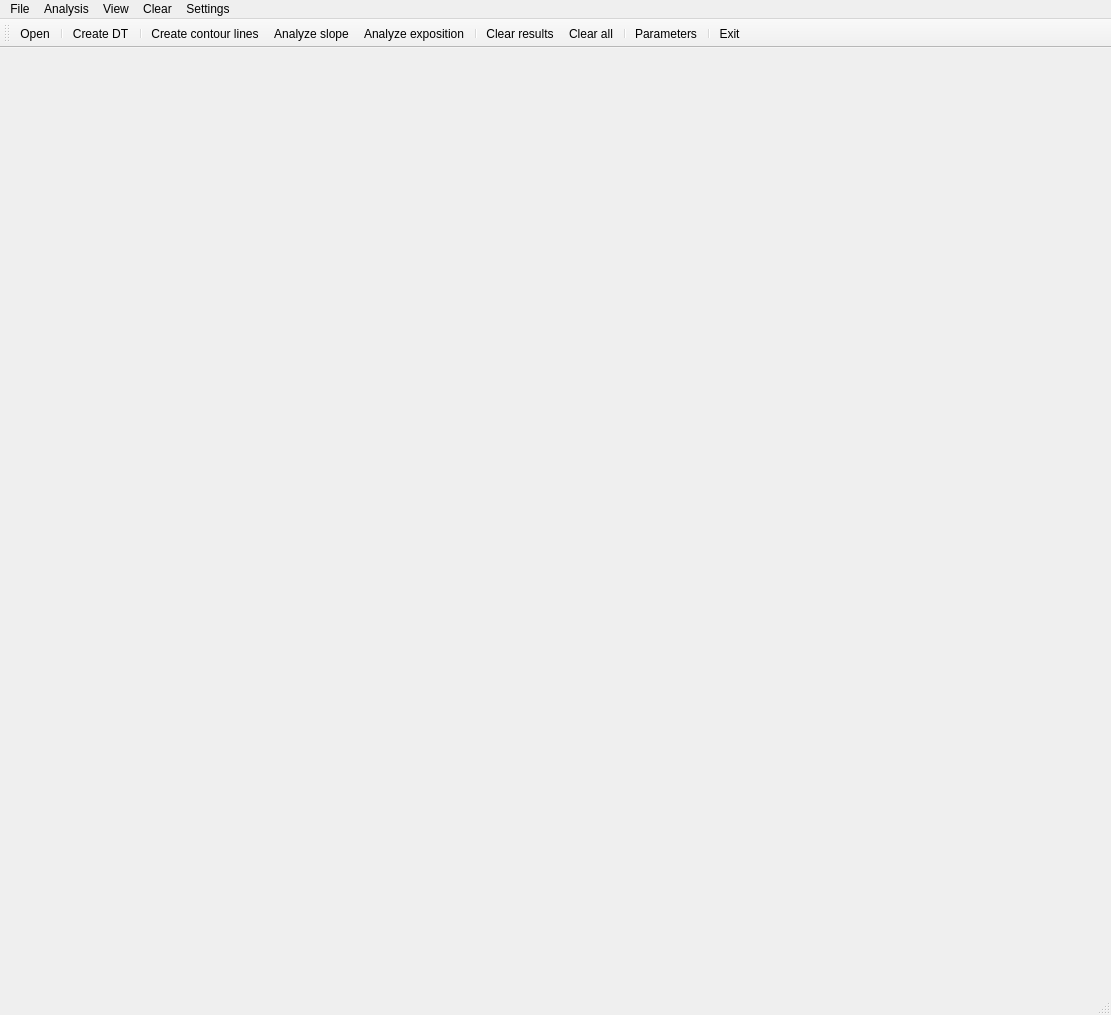
<?xml version="1.0" encoding="UTF-8"?>
<ui version="4.0">
 <class>MainWindow</class>
 <widget class="QMainWindow" name="MainWindow">
  <property name="geometry">
   <rect>
    <x>0</x>
    <y>0</y>
    <width>1111</width>
    <height>1015</height>
   </rect>
  </property>
  <property name="windowTitle">
   <string>DTM Analysis</string>
  </property>
  <widget class="QWidget" name="centralwidget">
   <layout class="QHBoxLayout" name="horizontalLayout">
    <item>
     <widget class="Draw" name="Canvas" native="true"/>
    </item>
   </layout>
  </widget>
  <widget class="QMenuBar" name="menubar">
   <property name="geometry">
    <rect>
     <x>0</x>
     <y>0</y>
     <width>1111</width>
     <height>26</height>
    </rect>
   </property>
   <widget class="QMenu" name="menuFile">
    <property name="title">
     <string>File</string>
    </property>
    <addaction name="actionOpen"/>
    <addaction name="separator"/>
    <addaction name="actionExit"/>
   </widget>
   <widget class="QMenu" name="menuAnalysis">
    <property name="title">
     <string>Analysis</string>
    </property>
    <addaction name="actionCreate_DT"/>
    <addaction name="separator"/>
    <addaction name="actionCreateContouLines"/>
    <addaction name="actionAnalyzeSlope"/>
    <addaction name="actionAnalyzeExposition"/>
   </widget>
   <widget class="QMenu" name="menuView">
    <property name="title">
     <string>View</string>
    </property>
    <addaction name="actionDT"/>
    <addaction name="actionContour_lines_2"/>
    <addaction name="actionSlope"/>
    <addaction name="actionExposition"/>
   </widget>
   <widget class="QMenu" name="menuClear">
    <property name="title">
     <string>Clear</string>
    </property>
    <addaction name="actionClear_results"/>
    <addaction name="separator"/>
    <addaction name="actionClear_all"/>
   </widget>
   <widget class="QMenu" name="menuSettings">
    <property name="title">
     <string>Settings</string>
    </property>
    <addaction name="actionParameters"/>
   </widget>
   <addaction name="menuFile"/>
   <addaction name="menuAnalysis"/>
   <addaction name="menuView"/>
   <addaction name="menuClear"/>
   <addaction name="menuSettings"/>
  </widget>
  <widget class="QStatusBar" name="statusbar"/>
  <widget class="QToolBar" name="toolBar">
   <property name="windowTitle">
    <string>toolBar</string>
   </property>
   <attribute name="toolBarArea">
    <enum>TopToolBarArea</enum>
   </attribute>
   <attribute name="toolBarBreak">
    <bool>false</bool>
   </attribute>
   <addaction name="actionOpen"/>
   <addaction name="separator"/>
   <addaction name="actionCreate_DT"/>
   <addaction name="separator"/>
   <addaction name="actionCreateContouLines"/>
   <addaction name="actionAnalyzeSlope"/>
   <addaction name="actionAnalyzeExposition"/>
   <addaction name="separator"/>
   <addaction name="actionClear_results"/>
   <addaction name="actionClear_all"/>
   <addaction name="separator"/>
   <addaction name="actionParameters"/>
   <addaction name="separator"/>
   <addaction name="actionExit"/>
  </widget>
  <action name="actionOpen">
   <property name="icon">
    <iconset resource="image.qrc">
     <normaloff>:/images/icons/open_file.png</normaloff>:/images/icons/open_file.png</iconset>
   </property>
   <property name="text">
    <string>Open</string>
   </property>
   <property name="toolTip">
    <string>Open file</string>
   </property>
  </action>
  <action name="actionExit">
   <property name="icon">
    <iconset resource="image.qrc">
     <normaloff>:/images/icons/exit.png</normaloff>:/images/icons/exit.png</iconset>
   </property>
   <property name="text">
    <string>Exit</string>
   </property>
   <property name="toolTip">
    <string>Exit application</string>
   </property>
   <property name="shortcut">
    <string>Backspace</string>
   </property>
  </action>
  <action name="actionCreate_DT">
   <property name="icon">
    <iconset resource="image.qrc">
     <normaloff>:/images/icons/triangles2.png</normaloff>:/images/icons/triangles2.png</iconset>
   </property>
   <property name="text">
    <string>Create DT</string>
   </property>
   <property name="toolTip">
    <string>Create Delaunay triangulation</string>
   </property>
  </action>
  <action name="actionCreateContouLines">
   <property name="icon">
    <iconset resource="image.qrc">
     <normaloff>:/images/icons/contours2.png</normaloff>:/images/icons/contours2.png</iconset>
   </property>
   <property name="text">
    <string>Create contour lines</string>
   </property>
  </action>
  <action name="actionAnalyzeSlope">
   <property name="icon">
    <iconset resource="image.qrc">
     <normaloff>:/images/icons/slope2.png</normaloff>:/images/icons/slope2.png</iconset>
   </property>
   <property name="text">
    <string>Analyze slope</string>
   </property>
   <property name="toolTip">
    <string>Analyze DTM slope</string>
   </property>
  </action>
  <action name="actionAnalyzeExposition">
   <property name="icon">
    <iconset resource="image.qrc">
     <normaloff>:/images/icons/orientation2.png</normaloff>:/images/icons/orientation2.png</iconset>
   </property>
   <property name="text">
    <string>Analyze exposition</string>
   </property>
   <property name="toolTip">
    <string>Analyze DTM exposition</string>
   </property>
  </action>
  <action name="actionDT">
   <property name="checkable">
    <bool>true</bool>
   </property>
   <property name="text">
    <string>DT</string>
   </property>
  </action>
  <action name="actionContour_lines_2">
   <property name="checkable">
    <bool>true</bool>
   </property>
   <property name="text">
    <string>Contour lines</string>
   </property>
  </action>
  <action name="actionSlope">
   <property name="checkable">
    <bool>true</bool>
   </property>
   <property name="text">
    <string>Slope</string>
   </property>
  </action>
  <action name="actionExposition">
   <property name="checkable">
    <bool>true</bool>
   </property>
   <property name="text">
    <string>Exposition</string>
   </property>
  </action>
  <action name="actionClear_results">
   <property name="icon">
    <iconset resource="image.qrc">
     <normaloff>:/images/icons/clear.png</normaloff>:/images/icons/clear.png</iconset>
   </property>
   <property name="text">
    <string>Clear results</string>
   </property>
  </action>
  <action name="actionClear_all">
   <property name="icon">
    <iconset resource="image.qrc">
     <normaloff>:/images/icons/clear_all.png</normaloff>:/images/icons/clear_all.png</iconset>
   </property>
   <property name="text">
    <string>Clear all</string>
   </property>
  </action>
  <action name="actionParameters">
   <property name="icon">
    <iconset resource="image.qrc">
     <normaloff>:/images/icons/settings.png</normaloff>:/images/icons/settings.png</iconset>
   </property>
   <property name="text">
    <string>Parameters</string>
   </property>
  </action>
 </widget>
 <customwidgets>
  <customwidget>
   <class>Draw</class>
   <extends>QWidget</extends>
   <header>draw.h</header>
   <container>1</container>
  </customwidget>
 </customwidgets>
 <resources>
  <include location="image.qrc"/>
 </resources>
 <connections>
  <connection>
   <sender>actionOpen</sender>
   <signal>triggered()</signal>
   <receiver>MainWindow</receiver>
   <slot>close()</slot>
   <hints>
    <hint type="sourcelabel">
     <x>-1</x>
     <y>-1</y>
    </hint>
    <hint type="destinationlabel">
     <x>555</x>
     <y>507</y>
    </hint>
   </hints>
  </connection>
  <connection>
   <sender>actionCreate_DT</sender>
   <signal>triggered()</signal>
   <receiver>MainWindow</receiver>
   <slot>close()</slot>
   <hints>
    <hint type="sourcelabel">
     <x>-1</x>
     <y>-1</y>
    </hint>
    <hint type="destinationlabel">
     <x>555</x>
     <y>507</y>
    </hint>
   </hints>
  </connection>
  <connection>
   <sender>actionAnalyzeSlope</sender>
   <signal>triggered()</signal>
   <receiver>MainWindow</receiver>
   <slot>close()</slot>
   <hints>
    <hint type="sourcelabel">
     <x>-1</x>
     <y>-1</y>
    </hint>
    <hint type="destinationlabel">
     <x>555</x>
     <y>507</y>
    </hint>
   </hints>
  </connection>
  <connection>
   <sender>actionAnalyzeExposition</sender>
   <signal>triggered()</signal>
   <receiver>MainWindow</receiver>
   <slot>close()</slot>
   <hints>
    <hint type="sourcelabel">
     <x>-1</x>
     <y>-1</y>
    </hint>
    <hint type="destinationlabel">
     <x>555</x>
     <y>507</y>
    </hint>
   </hints>
  </connection>
  <connection>
   <sender>actionCreateContouLines</sender>
   <signal>triggered()</signal>
   <receiver>MainWindow</receiver>
   <slot>close()</slot>
   <hints>
    <hint type="sourcelabel">
     <x>-1</x>
     <y>-1</y>
    </hint>
    <hint type="destinationlabel">
     <x>555</x>
     <y>507</y>
    </hint>
   </hints>
  </connection>
  <connection>
   <sender>actionClear_results</sender>
   <signal>triggered()</signal>
   <receiver>MainWindow</receiver>
   <slot>close()</slot>
   <hints>
    <hint type="sourcelabel">
     <x>-1</x>
     <y>-1</y>
    </hint>
    <hint type="destinationlabel">
     <x>555</x>
     <y>507</y>
    </hint>
   </hints>
  </connection>
  <connection>
   <sender>actionClear_all</sender>
   <signal>triggered()</signal>
   <receiver>MainWindow</receiver>
   <slot>close()</slot>
   <hints>
    <hint type="sourcelabel">
     <x>-1</x>
     <y>-1</y>
    </hint>
    <hint type="destinationlabel">
     <x>555</x>
     <y>507</y>
    </hint>
   </hints>
  </connection>
  <connection>
   <sender>actionExit</sender>
   <signal>triggered()</signal>
   <receiver>MainWindow</receiver>
   <slot>close()</slot>
   <hints>
    <hint type="sourcelabel">
     <x>-1</x>
     <y>-1</y>
    </hint>
    <hint type="destinationlabel">
     <x>555</x>
     <y>507</y>
    </hint>
   </hints>
  </connection>
  <connection>
   <sender>actionDT</sender>
   <signal>triggered()</signal>
   <receiver>MainWindow</receiver>
   <slot>close()</slot>
   <hints>
    <hint type="sourcelabel">
     <x>-1</x>
     <y>-1</y>
    </hint>
    <hint type="destinationlabel">
     <x>555</x>
     <y>507</y>
    </hint>
   </hints>
  </connection>
  <connection>
   <sender>actionContour_lines_2</sender>
   <signal>triggered()</signal>
   <receiver>MainWindow</receiver>
   <slot>close()</slot>
   <hints>
    <hint type="sourcelabel">
     <x>-1</x>
     <y>-1</y>
    </hint>
    <hint type="destinationlabel">
     <x>555</x>
     <y>507</y>
    </hint>
   </hints>
  </connection>
  <connection>
   <sender>actionSlope</sender>
   <signal>triggered()</signal>
   <receiver>MainWindow</receiver>
   <slot>close()</slot>
   <hints>
    <hint type="sourcelabel">
     <x>-1</x>
     <y>-1</y>
    </hint>
    <hint type="destinationlabel">
     <x>555</x>
     <y>507</y>
    </hint>
   </hints>
  </connection>
  <connection>
   <sender>actionExposition</sender>
   <signal>triggered()</signal>
   <receiver>MainWindow</receiver>
   <slot>close()</slot>
   <hints>
    <hint type="sourcelabel">
     <x>-1</x>
     <y>-1</y>
    </hint>
    <hint type="destinationlabel">
     <x>555</x>
     <y>507</y>
    </hint>
   </hints>
  </connection>
 </connections>
</ui>
